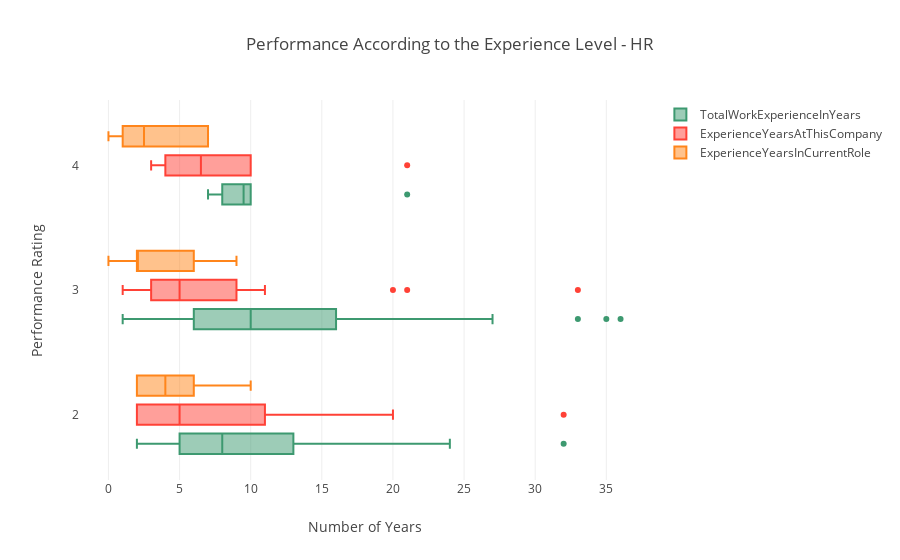

The code cell stored with this chart in its notebook:
### Markdown cell above
### (iv) Performance According to the Experience Level

### Code cell
data = [
    {
        'x': HR['TotalWorkExperienceInYears'],
        'y': HR['PerformanceRating'],
        'name':'TotalWorkExperienceInYears',
        'marker': {
            'color': '#3D9970'
        },
        'boxmean': False,
        'orientation': 'h',
        "type": "box",
    },
    {
        'x':HR['ExperienceYearsAtThisCompany'],
        'y':HR['PerformanceRating'],
        'name': 'ExperienceYearsAtThisCompany',
        'marker':{
            'color': '#FF4136',
        },
        'boxmean': False,
        'orientation': 'h',
        "type": "box",
    },
    {
        'x': HR['ExperienceYearsInCurrentRole'],
        'y': HR['PerformanceRating'],
        'name':'ExperienceYearsInCurrentRole',
        'marker': {
            'color': '#FF851B',
        },
        'boxmean': False,
        'orientation': 'h',
        "type": "box",
    }
]
layout = {
    'xaxis': {
        'title': 'Number of Years',
        'zeroline': False,
    },
    'yaxis': {
        'title': 'Performance Rating ',
        'zeroline': False,
    },
    'boxmode': 'group',
    'title': 'Performance According to the Experience Level - HR ',
}
fig = go.Figure(data=data, layout=layout)

py.iplot(fig)

### Figure 1 — Plotly figure (JSON) as saved in the notebook; plotly's stock layout.template omitted (floating-point values rounded to 4 significant figures)
{"data": [{"boxmean": false, "marker": {"color": "#3D9970"}, "name": "TotalWorkExperienceInYears", "orientation": "h", "type": "box", "x": [23, 12, 8, 6, 6, 13, 7, 6, 24, 6, 5, 10, 14, 10, 36, 33, 21, 10, 8, 2, 21, 10, 27, 14, 8, 10, 9, 3, 6, 10, 19, 13, 2, 3, 1, 10, 1, 7, 35, 6, 9, 16, 7, 23, 8, 12, 7, 9, 4, 1, 11, 32, 10, 16], "y": [3, 3, 3, 3, 3, 3, 3, 3, 2, 2, 2, 4, 3, 3, 3, 3, 3, 3, 3, 2, 4, 3, 3, 3, 3, 3, 4, 2, 3, 2, 3, 2, 3, 3, 3, 4, 3, 3, 3, 3, 3, 3, 4, 3, 4, 3, 2, 2, 3, 3, 3, 2, 3, 3]}, {"boxmean": false, "marker": {"color": "#FF4136"}, "name": "ExperienceYearsAtThisCompany", "orientation": "h", "type": "box", "x": [21, 8, 5, 5, 5, 5, 4, 6, 20, 5, 5, 4, 10, 7, 7, 33, 20, 10, 3, 2, 21, 6, 5, 10, 2, 3, 5, 2, 4, 9, 10, 11, 1, 3, 1, 10, 1, 6, 10, 2, 9, 4, 3, 5, 8, 11, 2, 2, 3, 1, 3, 32, 2, 9], "y": [3, 3, 3, 3, 3, 3, 3, 3, 2, 2, 2, 4, 3, 3, 3, 3, 3, 3, 3, 2, 4, 3, 3, 3, 3, 3, 4, 2, 3, 2, 3, 2, 3, 3, 3, 4, 3, 3, 3, 3, 3, 3, 4, 3, 4, 3, 2, 2, 3, 3, 3, 2, 3, 3]}, {"boxmean": false, "marker": {"color": "#FF851B"}, "name": "ExperienceYearsInCurrentRole", "orientation": "h", "type": "box", "x": [6, 3, 2, 1, 4, 4, 3, 3, 6, 4, 4, 3, 9, 6, 3, 9, 7, 9, 2, 2, 7, 3, 2, 7, 2, 2, 0, 2, 2, 7, 0, 10, 0, 2, 0, 1, 0, 2, 9, 0, 0, 2, 2, 3, 7, 9, 2, 2, 2, 0, 2, 5, 2, 7], "y": [3, 3, 3, 3, 3, 3, 3, 3, 2, 2, 2, 4, 3, 3, 3, 3, 3, 3, 3, 2, 4, 3, 3, 3, 3, 3, 4, 2, 3, 2, 3, 2, 3, 3, 3, 4, 3, 3, 3, 3, 3, 3, 4, 3, 4, 3, 2, 2, 3, 3, 3, 2, 3, 3]}], "layout": {"autosize": true, "boxmode": "group", "title": {"text": "Performance According to the Experience Level - HR "}, "xaxis": {"autorange": true, "range": [-2, 38], "title": {"text": "Number of Years"}, "type": "linear", "zeroline": false}, "yaxis": {"autorange": true, "range": [1.448, 4.552], "title": {"text": "Performance Rating "}, "type": "linear", "zeroline": false}}}
